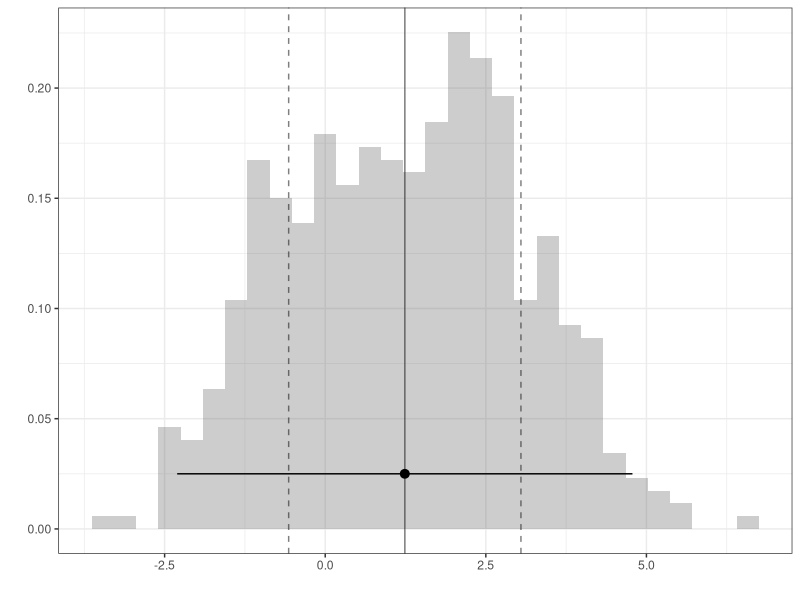
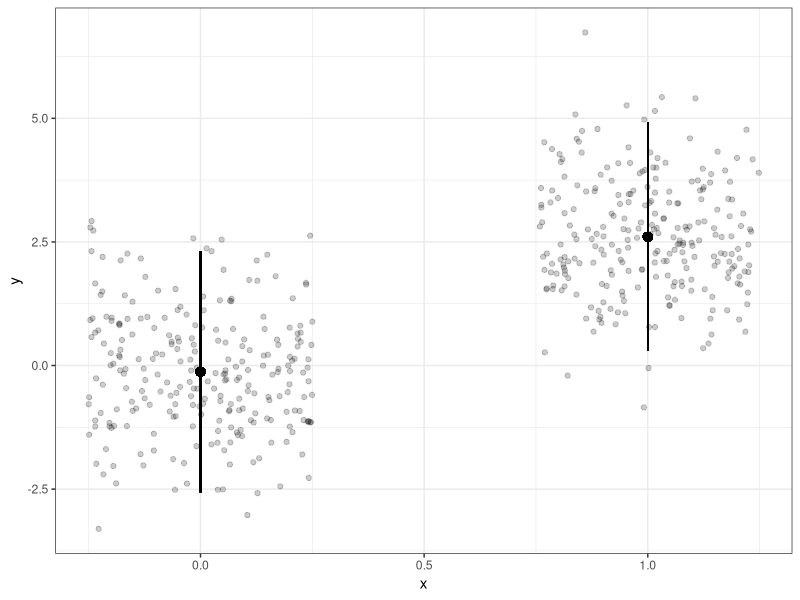
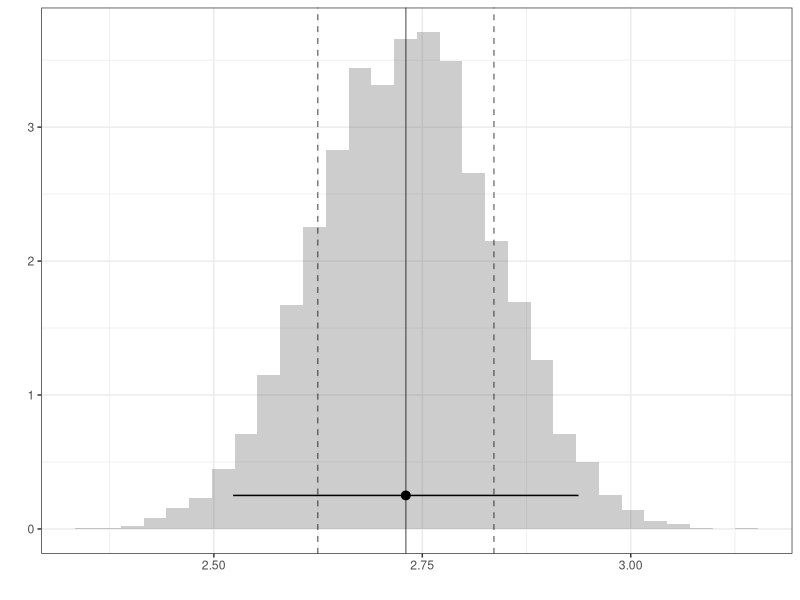
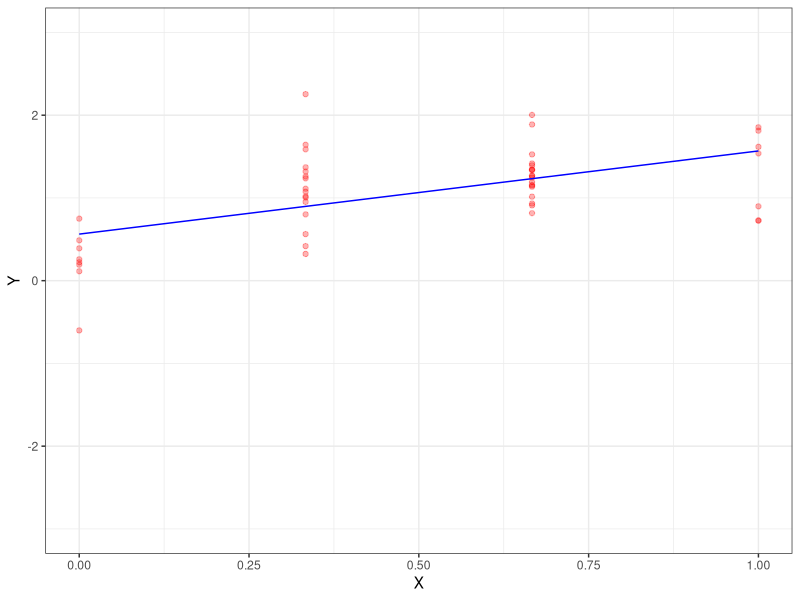
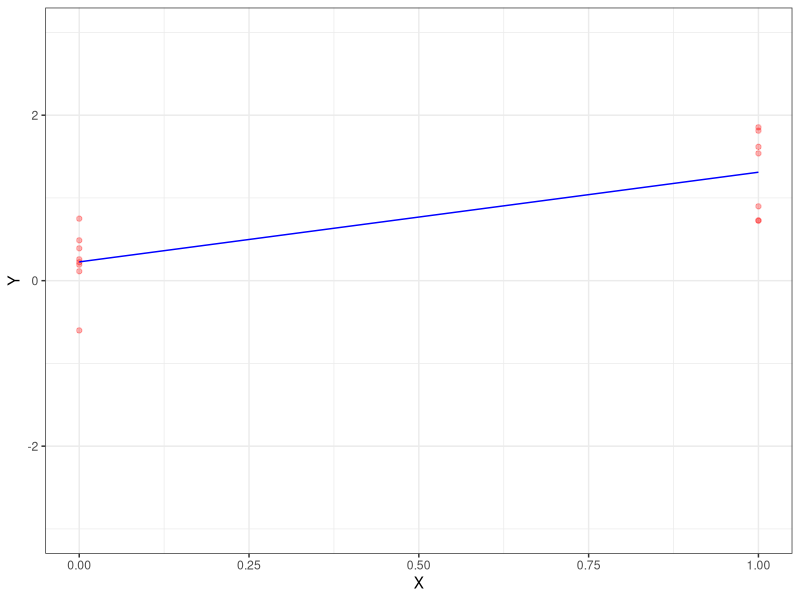
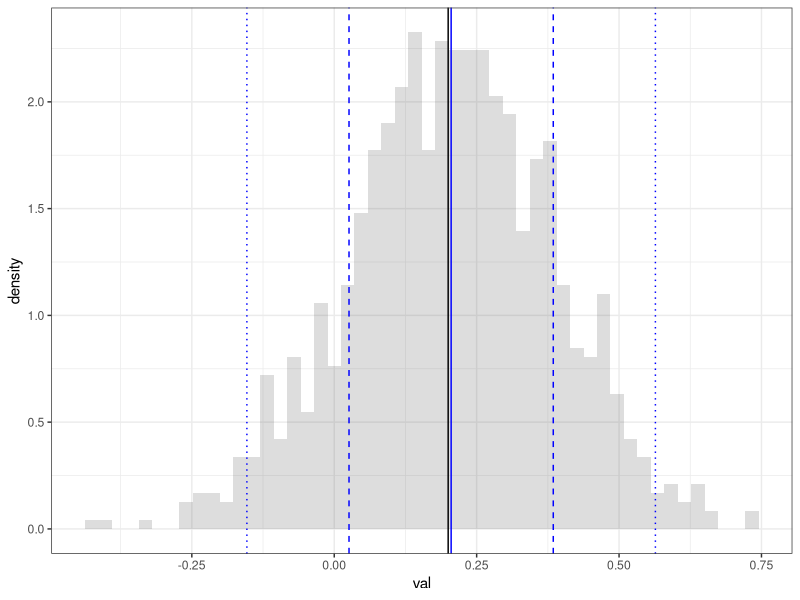
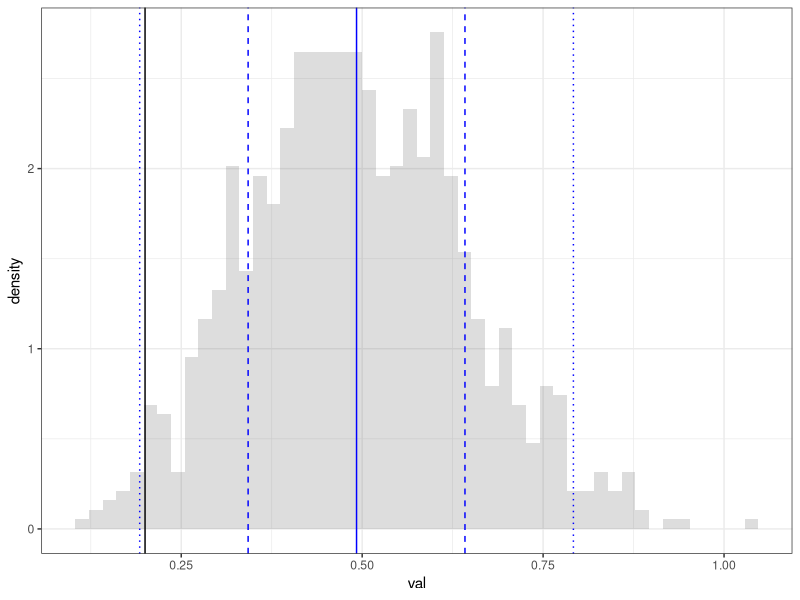
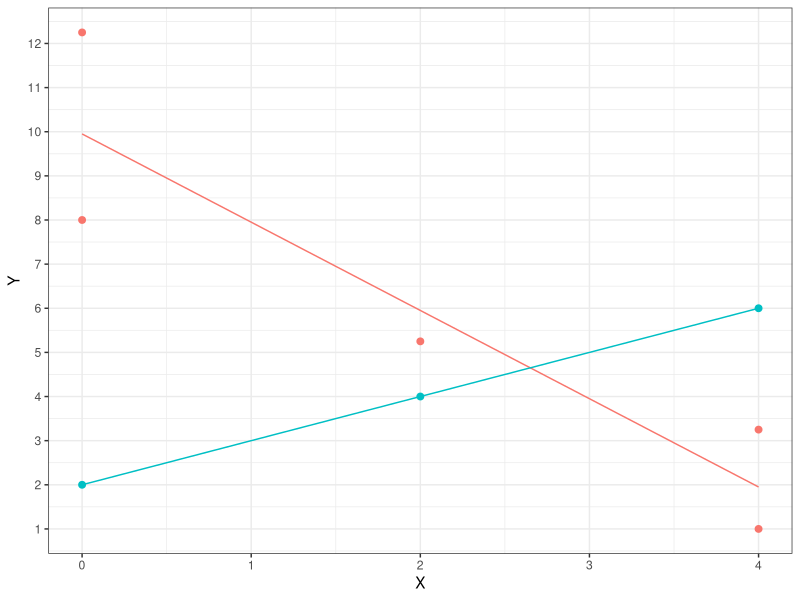

Here is the R script that generated these plots, in order:
## ---- chunk 1
library(purrr)
library(tibble)
library(dplyr)
library(magrittr)
library(ggplot2)
theme_set(theme_bw())
## ---- chunk 2
#| echo: false
library(ggplot2)
n <- 500
x <- c(rep(0,n/2),rep(1,n/2))
set.seed(220220)
y <- 2.6*x +  rnorm(n) + runif(n,-1,1)


df <- data.frame(y,x)

q2<- ggplot(data = df) +
  geom_jitter(aes(x=x,y=y), width=.25, alpha=.2) +
  geom_pointrange(aes(x=x, y=mean(y), ymin=mean(y)-2*sd(y), ymax=mean(y)+2*sd(y)), data=df[df$x==0,]) + 
  geom_pointrange(aes(x=x, y=mean(y), ymin=mean(y)-2*sd(y), ymax=mean(y)+2*sd(y)), data=df[df$x==1,]) + 
  xlab("x") +
  ylab("y") +
  theme_bw() 
## ---- chunk 3
#| echo: true
B=10000
theta = rep(NA,B)
for( b in 1:B ){
  bootind = sample(1:n,size=n,replace=TRUE)
  dfboot = df[bootind,]
  theta[b] = mean(dfboot$y[dfboot$x==1]) - mean(dfboot$y[dfboot$x==0])
}
## ---- chunk 4
#| out-height: 3.5in
#| fig-ncol: 2
#| fig-subcap:
#|  -  Histogram of the vector Y's elements
#|  -  Jittered Scatterplot of X and Y
ggplot() + geom_histogram(aes(x=y,     y=after_stat(density)), alpha=.3) + 
           geom_vline(aes(xintercept=mean(y)), alpha=.5) + 
           geom_vline(aes(xintercept=mean(y)+c(-1,1)*sd(y)), linetype='dashed', alpha=.5) + 
           geom_pointrange(aes(x=mean(y), xmin=mean(y)-1.96*sd(y), xmax=mean(y)+1.96*sd(y), y=.025)) + theme_bw() + xlab('') + ylab('')

q2 
## ---- chunk 5
#| out-height: 3.5in
#| fig-ncol: 2
#| fig-subcap:
#|  -  Histogram of the theta's elements

ggplot() + geom_histogram(aes(x=theta, y=after_stat(density)), alpha=.3) + 
           geom_vline(aes(xintercept=mean(theta)), alpha=.5) + 
           geom_vline(aes(xintercept=mean(theta)+c(-1,1)*sd(theta)), linetype='dashed', alpha=.5) + 
           geom_pointrange(aes(x=mean(theta), xmin=mean(theta)-1.96*sd(theta), xmax=mean(theta)+1.96*sd(theta), y=.25)) + theme_bw() + xlab('') + ylab('')

## ---- chunk 6
#| layout-ncol: 2
#| layout-nrow: 2

set.seed(1)
mu = function(x){.2 + x + .5*sinpi(x)}
m = 1000000
X = round(3*runif(m))/3
Y = mu(X) + .5*rnorm(m)
pop = data.frame(X=X, Y=Y)

n=50

samp = pop[sample(1:nrow(pop), n, replace=TRUE), ]
model1 = lm(Y~X, data=samp)
model2 = lm(Y~X, data=samp[samp$X %in% c(0,1), ])
grid = expand.grid(X=seq(0,1,by=.01))
ggplot(samp) + geom_point(aes(x=X, y=Y), color='red', alpha=.3) + 
  geom_line(aes(x=X, y=predict(model1, newdata=data.frame(X=X))), data=grid, color='blue') +
  coord_cartesian(ylim=c(-3,3), xlim=c(0,1))

ggplot(samp[samp$X %in% c(0,1), ]) +
 geom_point(aes(x=X, y=Y), color='red', alpha=.3) + 
  geom_line(aes(x=X, y=predict(model2, newdata=data.frame(X=X))), data=grid, color='blue') +
  coord_cartesian(ylim=c(-3,3), xlim=c(0,1)) 

sampdist = purrr::map(1:1000, function(rep) {
  samp = pop[sample(1:nrow(pop), n, replace=TRUE), ]
  model1 = lm(Y~X, data=samp)
  model2 = lm(Y~X, data=samp[samp$X %in% c(0,1), ])
  data.frame(val=c(coef(model1)[1], coef(model2)[1]), model=c('model1', 'model2'))
}) %>% bind_rows()

ggplot(sampdist[sampdist$model=='model2', ])  +
  geom_histogram(aes(x=val, y=after_stat(density)), bins=50, alpha=.2) +
  geom_vline(aes(xintercept=mu(0)), color='black') +
  geom_vline(aes(xintercept=mean(val)), color='blue') +
  geom_vline(aes(xintercept=mean(val)-sd(val)), color='blue', linetype='dashed') + 
  geom_vline(aes(xintercept=mean(val)+sd(val)), color='blue', linetype='dashed') + 
  geom_vline(aes(xintercept=mean(val)-2*sd(val)), color='blue', linetype='dotted') +
  geom_vline(aes(xintercept=mean(val)+2*sd(val)), color='blue', linetype='dotted') 

ggplot(sampdist[sampdist$model=='model1', ])  +
  geom_histogram(aes(x=val, y=after_stat(density)), bins=50, alpha=.2) +
  geom_vline(aes(xintercept=mu(0)), color='black') +
  geom_vline(aes(xintercept=mean(val)), color='blue') +
  geom_vline(aes(xintercept=mean(val)-sd(val)), color='blue', linetype='dashed') + 
  geom_vline(aes(xintercept=mean(val)+sd(val)), color='blue', linetype='dashed') + 
  geom_vline(aes(xintercept=mean(val)-2*sd(val)), color='blue', linetype='dotted') +
  geom_vline(aes(xintercept=mean(val)+2*sd(val)), color='blue', linetype='dotted') 
## ---- chunk 7
X <- c(0,2,4,0,0,2,4,4)
Y <- c(2,4,6,12.25,8,5.25,3.25,1)
D <- c(1,1,1,0,0,0,0,0)

data <- data.frame(X=X,Y=Y,D=D)
model = lm(Y~D*X, data=data)
grid = expand.grid(X=seq(0,4,by=.01), D=0:1)
grid$muhat = predict(model, newdata=grid)
plot<- ggplot(data = data, aes(x = X, y = Y)) + 
  geom_point(aes(color=factor(D)),size=2) + 
  scale_y_continuous(breaks = seq(0, 13, by = 1)) + 
  geom_line(aes(x=X, y=muhat, color=factor(D)), data=grid) 
    
plot + theme(legend.position="none")
## ---- chunk 8
mu = function(d, x){.5 + (1-d)*sinpi(x/2) + d*x}
pi = function(x){ .1 + .6*abs(cospi(x)) }

set.seed(1)
n = 100
X = sample(seq(0,1,by=.333), n, replace=T)
D = rbinom(n, 1, pi(X))
Y = mu(D,X) + .1*rnorm(n)
data = data.frame(X=X, D=D, Y=Y)
summaries = data %>% group_by(D,X) %>% summarize(mu=mean(Y), n = n(), se=sd(Y)/sqrt(n)) %>%
                     group_by(D) %>% mutate(f=n/sum(n))

model = lm(Y~D*X, data=data)
summaries$muhat = predict(model, newdata=summaries)

summaries0 = summaries %>% filter(D==0)
summaries1 = summaries %>% filter(D==1)
summaries0 = summaries0[order(summaries0$X),]
summaries1 = summaries1[order(summaries1$X),]
f = mean(D) * summaries0$f + (1-mean(D)) * summaries1$f

scatter = ggplot(data) + 
  geom_point(aes(x=X+.025*(2*D-1), y=Y, color=factor(D)), 
             position=position_jitter(w=.025,h=0), alpha=.2, size=.5) + 
  geom_line(aes(x=X, y=muhat, color=factor(D)), data=summaries, size=.5) +
  scale_x_continuous(breaks=round(seq(0,1,by=1/3),2)) + xlab('') + ylab('') + 
  geom_col(aes(x=X+.025*(2*D-1), y=f, fill=factor(D), color=factor(D)), data=summaries, position='identity', alpha=.2, width=.1) +
  geom_col(aes(x=X, y=f), fill='purple', color='purple', 
    data=data.frame(f=f, X=summaries0$X), position='identity', alpha=.2, width=.05) +
  geom_pointrange(aes(x=X+.025*(2*D-1), y=mu, ymin=mu-2*se, ymax=mu+2*se, color=factor(D)), 
                  data=summaries, alpha=.8, size=.2) +
  guides(color='none', fill='none') + theme_bw()
scatter 
## ---- chunk 9
options(digits=2)
## ---- chunk 10
mu = function(d, x){.5 + (1-d)*sinpi(x/2) + d*x}
pi = function(x){ .1 + .6*abs(cospi(x)) }

set.seed(1)
n = 1000
X = sample(seq(0,1,by=.333), n, replace=T)
D = rbinom(n, 1, pi(X))
Y = mu(D,X) + .1*rnorm(n)
data = data.frame(X=X, D=D, Y=Y)
summaries = data %>% group_by(D,X) %>% summarize(mu=mean(Y), n = n(), se=sd(Y)/sqrt(n)) %>%
                     group_by(D) %>% mutate(f=n/sum(n))

model = lm(Y~D*X, data=data)
summaries$muhat = predict(model, newdata=summaries)

summaries0 = summaries %>% filter(D==0)
summaries1 = summaries %>% filter(D==1)
summaries0 = summaries0[order(summaries0$X),]
summaries1 = summaries1[order(summaries1$X),]
f = mean(D) * summaries0$f + (1-mean(D)) * summaries1$f

scatter = ggplot(data) + 
  geom_point(aes(x=X+.025*(2*D-1), y=Y, color=factor(D)), 
             position=position_jitter(w=.025,h=0), alpha=.2, size=.5) + 
  geom_line(aes(x=X, y=muhat, color=factor(D)), data=summaries, size=.5) +
  scale_x_continuous(breaks=round(seq(0,1,by=1/3),2)) + xlab('') + ylab('') + 
  geom_col(aes(x=X+.025*(2*D-1), y=f, fill=factor(D), color=factor(D)), data=summaries, position='identity', alpha=.2, width=.1) +
  geom_col(aes(x=X, y=f), fill='purple', color='purple', 
    data=data.frame(f=f, X=summaries0$X), position='identity', alpha=.2, width=.05) +
  geom_pointrange(aes(x=X+.025*(2*D-1), y=mu, ymin=mu-2*se, ymax=mu+2*se, color=factor(D)), 
                  data=summaries, alpha=.8, size=.2) +
  guides(color='none', fill='none') + theme_bw()
scatter 
## ---- chunk 11
#| layout-ncol: 2
set.seed(5)

mu = function(d, x){.2 + x + (1-d) }
pi = function(x){ 1 - .01 -.98*abs(cospi(x/2)) }

m = 10000
X = sample(seq(0,1,by=.3333), m, replace=T)
D = rbinom(m, 1, pi(X))
Y = mu(D,X) + .02*rnorm(m)
pop = data.frame(X=X, D=D, Y=Y)

pop.scatter = ggplot(pop) + 
  geom_point(aes(x=X+.01*(2*D-1), y=Y, color=factor(D)), 
             position=position_jitter(w=.1,h=0), alpha=.3, size=1) + 
  scale_x_continuous(breaks=seq(0,1,by=.1)) + xlab('') + ylab('') + 
  geom_histogram(aes(x=X, y=.4*after_stat(density), fill=factor(D), color=factor(D)), 
    position='identity', bins=10, alpha=.2) +
  guides(color='none', fill='none') + theme_bw()

n = 1000
set.seed(7)
data = pop[sample(1:nrow(pop), n, replace=TRUE), ]
summaries = data %>% group_by(D,X) %>% summarize(mu=mean(Y), n = n()) %>%
                     group_by(D) %>% mutate(f=n/sum(n))

grid = expand.grid(X=seq(0,1,by=.3333), D=0:1)
sample.scatter = ggplot(data) + 
  geom_point(aes(x=X+.01*(2*D-1), y=Y, color=factor(D)), 
             position=position_jitter(w=.1,h=0), alpha=.2, size=2) + 
  geom_line(aes(x=X, y=mu, color=factor(D)), data=summaries) +
  scale_x_continuous(breaks=seq(0,1,by=.1)) + xlab('') + ylab('') + 
  geom_col(aes(x=X, y=f, fill=factor(D), color=factor(D)), data=summaries, position='identity', alpha=.2, width=.25) +
  geom_line(aes(x=X, y=pi(X)), data=grid, size=1, color='purple') +
  geom_point(aes(x=X, y=pi(X)), data=grid, color='purple') +
  guides(color='none', fill='none') + theme_bw()

#pop.scatter 
sample.scatter

estimate.ATT = function(model, data) {
  X = data$X
  D = data$D
  muhat = function(d,x) { predict(model, newdata=data.frame(X=x,D=d)) }
  mean(muhat(1,X[D==1]) - muhat(0, X[D==1]))
}
B = 5000
estimates = data.frame(additive=rep(NA,B), additive.ipw=rep(NA,B)) 
set.seed(7)
for( b in 1:B ){
  data = pop[sample(1:nrow(pop), n, replace=TRUE), ]
  data$ATTweights = data$D + (1-data$D)*pi(data$X)/(1-pi(data$X)) 
  additive.model.ipw = lm(Y~D*X, data=data, weights=ATTweights)
  additive.model     = lm(Y~D*X, data=data)
  estimates$additive[b]     = estimate.ATT(additive.model, data)
  estimates$additive.ipw[b] = estimate.ATT(additive.model.ipw, data)
}
ggplot(estimates) + 
  geom_histogram(aes(x=additive, y=after_stat(density)), alpha=.3, fill='orange', bins=50) +
  geom_histogram(aes(x=additive.ipw, y=after_stat(density)), alpha=.3, fill='blue', bins=50)
## ---- chunk 12
#| layout-ncol: 2
set.seed(5)

mu = function(d, x){.2 + d*x^2 + (1-d)*(1+x) }
pi = function(x){ 1 - .01 -.98*abs(cospi(x/2)) }

m = 10000
X = sample(seq(0,1,by=.3333), m, replace=T)
D = rbinom(m, 1, pi(X))
Y = mu(D,X) + .02*rnorm(m)
pop = data.frame(X=X, D=D, Y=Y)

estimate.ATT = function(model, data) {
  X = data$X
  D = data$D
  muhat = function(d,x) { predict(model, newdata=data.frame(X=x,D=d)) }
  mean(muhat(1,X[D==1]) - muhat(0, X[D==1]))
}

B = 5000
estimates = data.frame(additive=rep(NA,B), additive.ipw=rep(NA,B)) 
set.seed(7)
for( b in 1:B ){
  data = pop[sample(1:nrow(pop), n, replace=TRUE), ]
  data$ATTweights = data$D + (1-data$D)*pi(data$X)/(1-pi(data$X)) 
  additive.model.ipw = lm(Y~D*X, data=data, weights=ATTweights)
  additive.model     = lm(Y~D*X, data=data)
  estimates$additive[b]     = estimate.ATT(additive.model, data)
  estimates$additive.ipw[b] = estimate.ATT(additive.model.ipw, data)
}
ggplot(estimates) + 
  geom_histogram(aes(x=additive, y=after_stat(density)), alpha=.3, fill='orange', bins=50) +
  geom_histogram(aes(x=additive.ipw, y=after_stat(density)), alpha=.3, fill='blue', bins=50)

set.seed(5)

mu = function(d, x){.2 + d*x + (1-d)*(1+x^2) }
pi = function(x){ 1 - .01 -.98*abs(cospi(x/2)) }

m = 10000
X = sample(seq(0,1,by=.3333), m, replace=T)
D = rbinom(m, 1, pi(X))
Y = mu(D,X) + .02*rnorm(m)
pop = data.frame(X=X, D=D, Y=Y)
data = pop[sample(1:nrow(pop), n, replace=TRUE), ]
summaries = data %>% group_by(D,X) %>% summarize(mu=mean(Y), n = n()) %>%
                     group_by(D) %>% mutate(f=n/sum(n))

B = 5000
estimates = data.frame(additive=rep(NA,B), additive.ipw=rep(NA,B)) 
set.seed(7)
for( b in 1:B ){
  data = pop[sample(1:nrow(pop), n, replace=TRUE), ]
  data$ATTweights = data$D + (1-data$D)*pi(data$X)/(1-pi(data$X)) 
  additive.model.ipw = lm(Y~D*X, data=data, weights=ATTweights)
  additive.model     = lm(Y~D*X, data=data)
  estimates$additive[b]     = estimate.ATT(additive.model, data)
  estimates$additive.ipw[b] = estimate.ATT(additive.model.ipw, data)
}
ggplot(estimates) + 
  geom_histogram(aes(x=additive, y=after_stat(density)), alpha=.3, fill='orange', bins=50) +
  geom_histogram(aes(x=additive.ipw, y=after_stat(density)), alpha=.3, fill='blue', bins=50)
